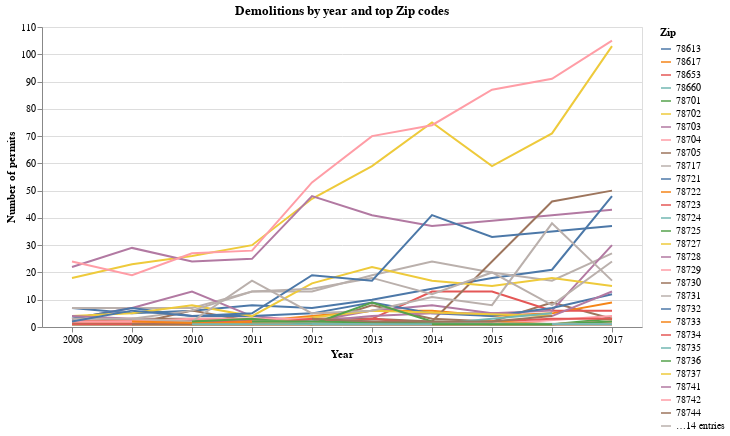

The code cell stored with this chart in its notebook:
### Markdown cell above
#### All Zips over time

Just to see the mess of all demos to see their distribution, of sorts.

### Code cell
alt.Chart(demos_yr_zip, title="Demolitions by year and top Zip codes").mark_line().encode(
    x=alt.X("Year:O",
            axis=alt.Axis(title="Year", labelAngle=0)),
    y=alt.Y("Count:Q",
            axis=alt.Axis(title="Number of permits")),
    color="Zip"
).properties(width=600)

### Figure 1 — Vega-Lite specification as saved in the notebook (floating-point values rounded to 4 significant figures; data arrays with more than 128 entries replaced by an {"elided": "..."} marker saying what was removed)
{"$schema": "https://vega.github.io/schema/vega-lite/v2.4.1.json", "config": {"view": {"height": 300, "width": 400}}, "data": {"values": {"elided": "260 records"}}, "encoding": {"color": {"field": "Zip", "type": "nominal"}, "x": {"axis": {"labelAngle": 0, "title": "Year"}, "field": "Year", "type": "ordinal"}, "y": {"axis": {"title": "Number of permits"}, "field": "Count", "type": "quantitative"}}, "mark": "line", "title": "Demolitions by year and top Zip codes", "width": 600}
